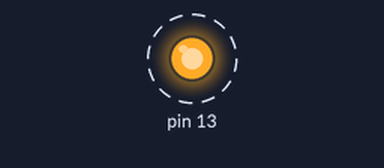
Simulated run of this sketch. Board: Arduino Uno, built with avr-gcc and run on an emulated ATmega328P. Shown: output pins drawn as LEDs (lit = HIGH). Dashed ring = blinking. What the sketch prints to the serial monitor is not drawn.

Above: at 0.5 s.
Timing chart, 0 to 4.6 s (numbered marks = the images above):
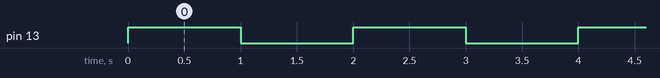

The sketch:

led_on_off.ino
```cpp
int led = 13;

void setup() {
  // put your setup code here, to run once:
  pinMode(13, OUTPUT);
  Serial.begin(9600);
}

void loop() {
  // put your main code here, to run repeatedly:
  digitalWrite(13, HIGH);
  Serial.println("LED ON");
  delay(1000);
  digitalWrite(13, LOW);
  Serial.println("LED OFF");
  delay(1000);
}
```

Measured:
- by itself, pin 13: alternates HIGH for 1.0 s and LOW for 1.0 s
